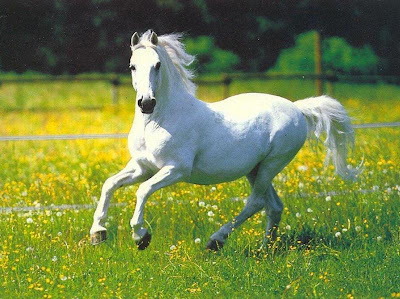
#> input picture image/FFT.jpg, 400 x 299 px
$ python FFT.py
#> lines starting #> are read from the running program, lines starting #| are printed output that depends on the picture
# Import Libary : NumPy and OpenCV.
import cv2
import numpy as np

# Muat gambar dan ubah menjadi skala abu-abu.
img = cv2.imread('image/FFT.jpg')
#> img is the input picture: shape (299, 400, 3); mean B, G, R 68.5, 130.4, 114.4
gray = cv2.cvtColor(img, cv2.COLOR_BGR2GRAY)
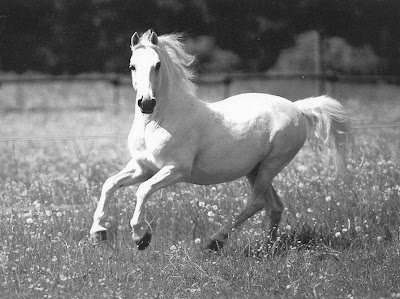
#> gray: shape (299, 400); min 0, max 255, mean 118.6

# Terapkan FFT 2D ke gambar skala abu-abu menggunakan fungsi np.fft.fft2().
f = np.fft.fft2(gray)

# Geser komponen frekuensi nol ke tengah spektrum menggunakan np.fft.fftshift().
fshift = np.fft.fftshift(f)

# Hitung spektrum magnitudo menggunakan nilai absolut dari nilai kompleks.
magnitude_spectrum = 20*np.log(np.abs(fshift))
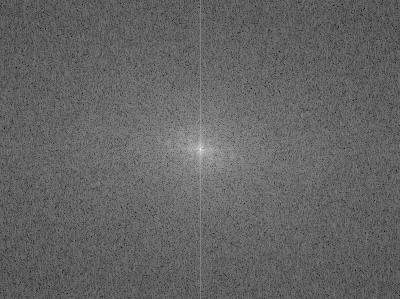
#> magnitude_spectrum: shape (299, 400) float64; min 56.96, max 329.3, mean 164.3; drawn with min black and max white

# Terapkan filter yang diinginkan ke spektrum besarnya. Misalnya, filter high-pass dapat diterapkan dengan menyetel komponen frekuensi rendah ke nol.
rows, cols = gray.shape
#> rows = 299; cols = 400
crow, ccol = rows/2 , cols/2
#> crow = 149.5; ccol = 200
fshift[int(crow-30):int(crow+30), int(ccol-30):int(ccol+30)] = 0

#Geser komponen frekuensi nol kembali ke pojok kiri atas spektrum menggunakan np.fft.ifftshift().
f_ishift = np.fft.ifftshift(fshift)

# Terapkan FFT 2D terbalik menggunakan fungsi np.fft.ifft2().
img_back = np.fft.ifft2(f_ishift)

# Ubah nilai kompleks menjadi besaran dan tampilkan hasilnya.
img_back = np.abs(img_back)
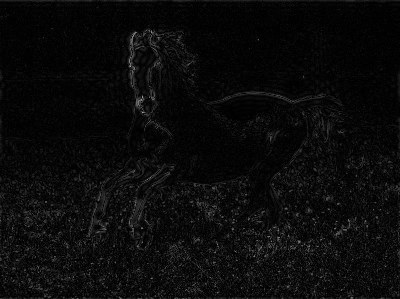
#> img_back: shape (299, 400) float64; min 0.0154, max 166.8, mean 11.2
cv2.imshow('Original Image', gray)
cv2.imshow('Magnitude Spectrum', magnitude_spectrum)
cv2.imshow('Filtered Image', img_back)
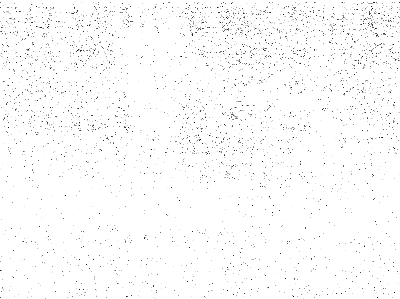
#> window 'Filtered Image': shape (299, 400); min 3, max 255, mean 251.1
cv2.waitKey(0)
cv2.destroyAllWindows()

$ run again, with image/DFT.jpg copied over image/FFT.jpg
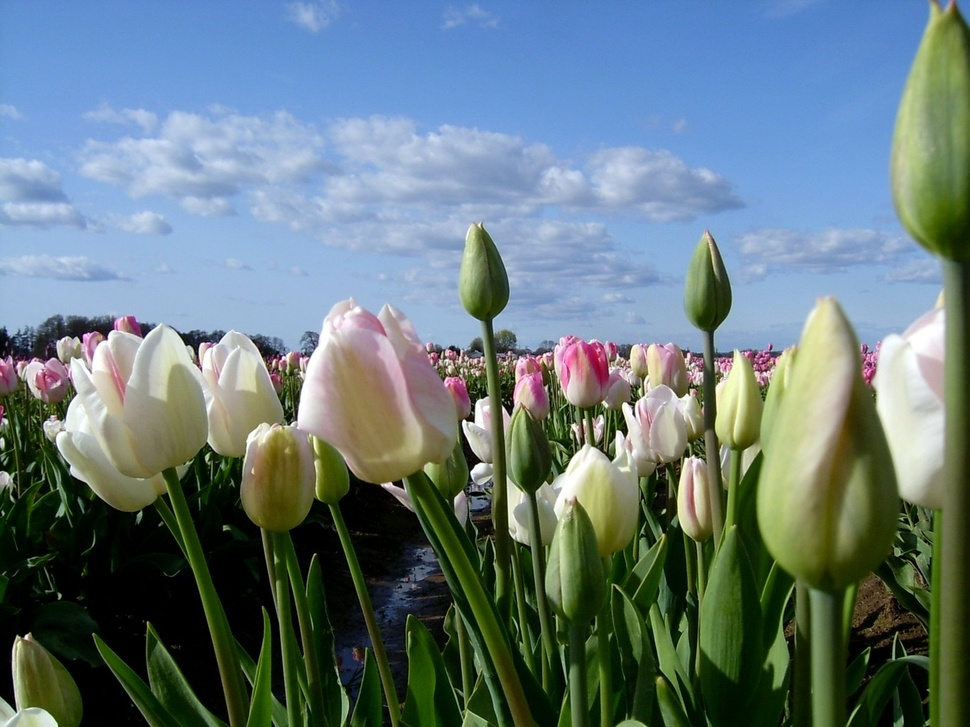
#> input picture image/DFT.jpg, 970 x 727 px, shrunk from 1600 x 1200 before the run
#> img is the input picture: shape (727, 970, 3); mean B, G, R 125.8, 122.1, 102.7
#> `img_back = np.abs(img_back)`:
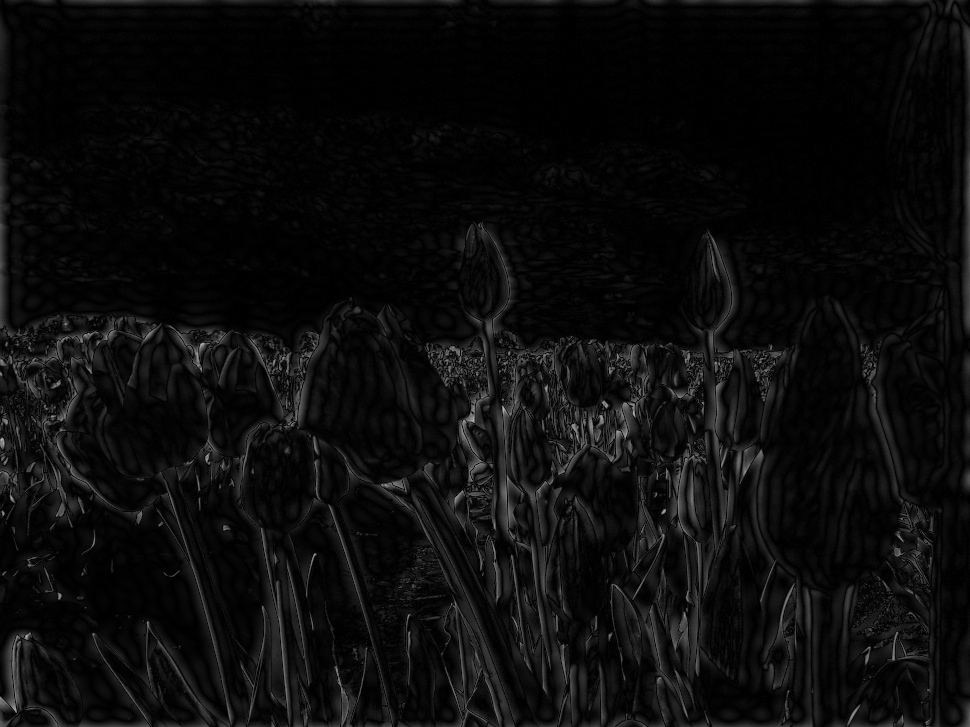
#> img_back: shape (727, 970) float64; min 0.00677, max 187.1, mean 12.5
#> `cv2.imshow('Filtered Image', img_back)`:
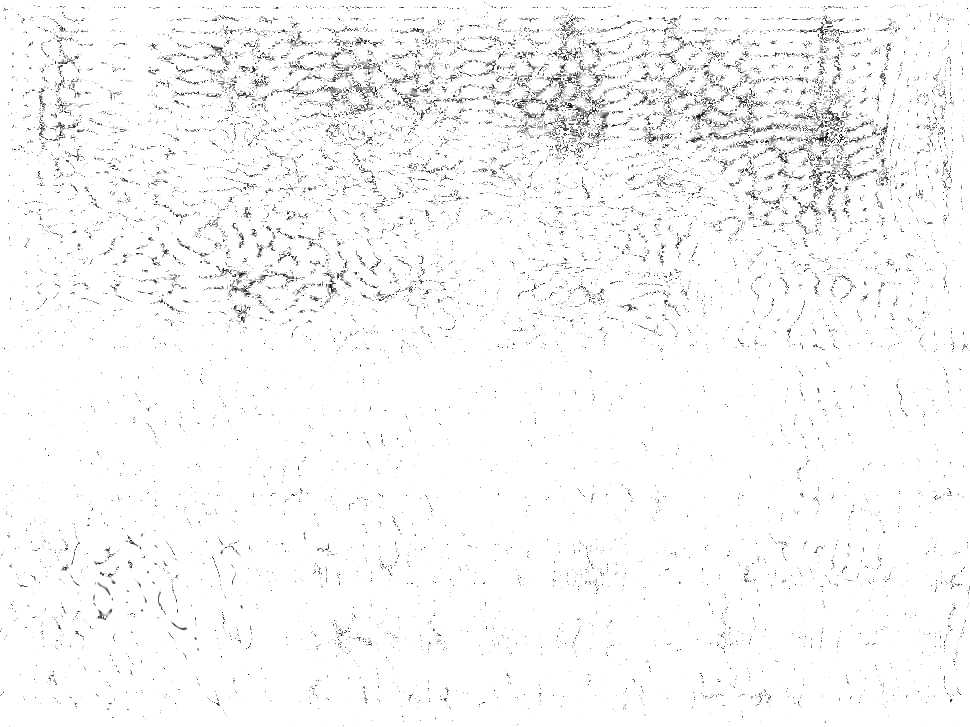
#> window 'Filtered Image': shape (727, 970); min 1, max 255, mean 248.4
